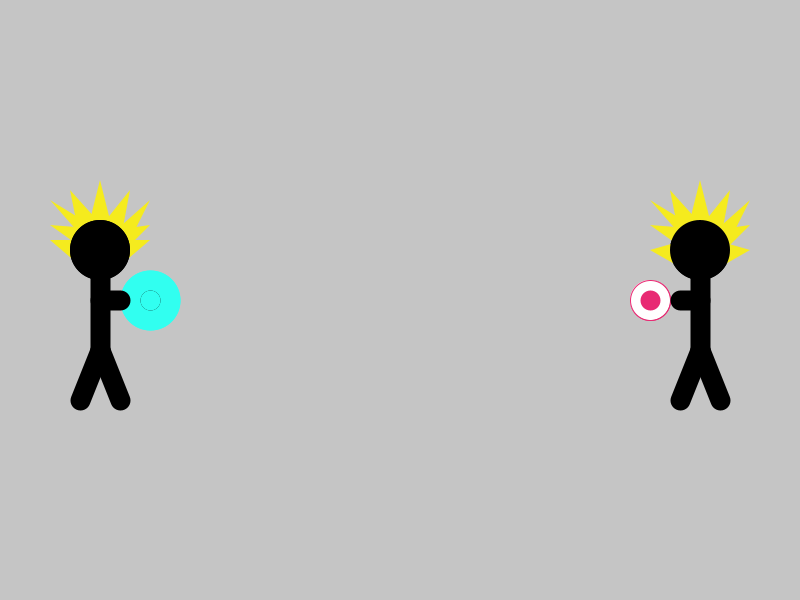
Frame 1 (no input)
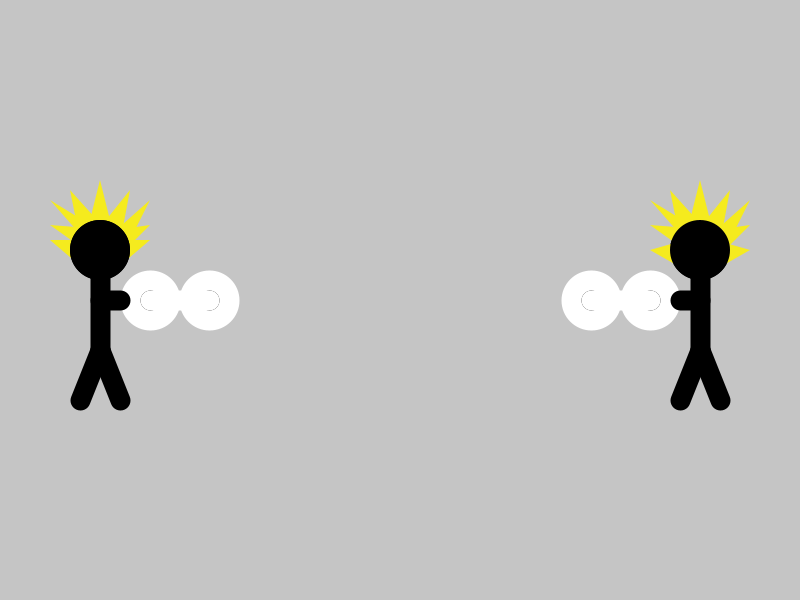
Frame 60 (the mouse pressed at the canvas centre just before this capture)
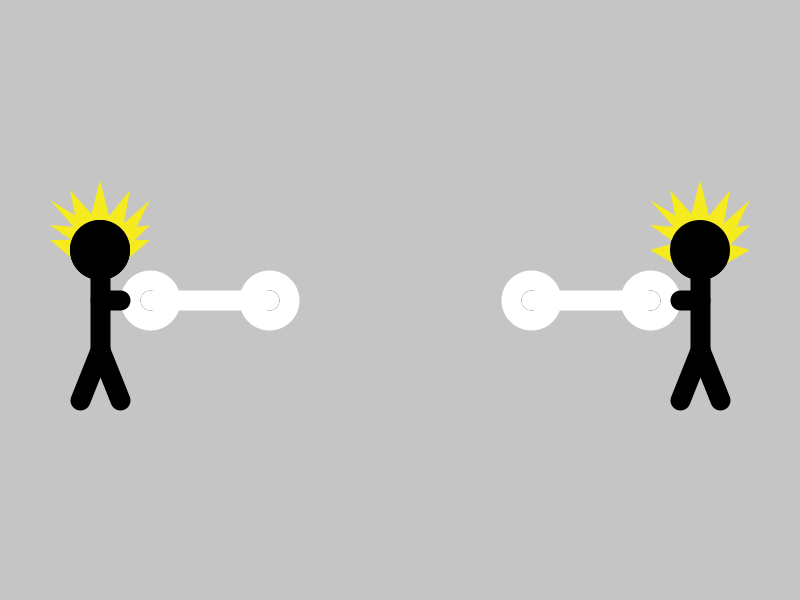
Frame 120 (the mouse held since frame 60 and released just before this capture)

The Processing sketch that drew these frames (run headless with seeded random() and noise(); from frame 60 on, the mouse is pressed at the canvas centre):

// Processing sketch: processing_70352
// ── processing_70352.pde

int blast2 = 650;
int q = 232;
int w = 42;
int e = 115;
int tip2 = 650;
int blast = 150;
int tip = 150;
int x = 49;
int y = 255;
int z = 240;
int impact = 60;
int c = 0;
int o = 600;
int t = 300;
int j = 400;
void setup()
{
  size(800,600);
  frameRate(80);
}
void draw()
{
  gallickgun();
  vegeta();
  hair();
  hair2();

  kamehameha();
  
  goku();
  
  
  
}
void gallickgun()
{
  background(197);
  stroke(q,w,e);
  q=q+23;
  w=w+213;
  e=e+140;
  if(q>255)
  {
    q=232;
  }
  if(q<232)
  {
    q=255;
  }
  if(w>255)
  {
    w=42;
  }
  if(w<42)
  {
    w=255;
  }
  if(e>255)
  {
    e=115;
  }
  if(e<115)
  {
    e=255;
  }
  ellipse(tip2,300,40,40);
  ellipse(650,300,40,40);
  tip2=tip2-1;
  if(tip2<400)
  {
    tip2=400;
  }
  strokeWeight(20);
  line(blast2,300,650,300);
  blast2=blast2-1;
  if(blast2<400)
   {
     frameRate(10);
    noStroke(); 
    fill(147,26,4);
    ellipse(400,300,impact,impact);
    impact=impact+10;
  }
  if(impact>900)
  {
    background(147-c,26-c,4-c);
    c=c+1;
  }
  if(c>147)
  {
    println("The End");
    fill(255);
    textSize(100);
    text("The End",200,t);
    textSize(50);
    text("Credits:Joe Liang",200,j);
    t=t-1;
    j=j-1;
    
  }
  
  
}
void vegeta()
{
  stroke(0);
  line(700,250,700,350);
  line(700,300,680,300);
  line(700,350,680,400);
  line(700,350,720,400);
  noStroke();
  fill(0);
  ellipse(700,250,60,60);
}
void kamehameha()
{
  stroke(x,y,z);
  x=x+206;
  y=y+0;
  z=z+15;
  if(x>255)
  {
    x=49;
  }
  if(x<49)
  {
    x=255;
  }
  if(z>255)
  {
    z=240;
  }
  if(z<240)
  {
    z=255;
  }
  ellipse(tip,300,40,40);
  ellipse(150,300,40,40);
  tip=tip+1;
  if(tip>400)
  {
    tip=400;
  }
  strokeWeight(20);
  line(blast,300,150,300);
  blast=blast+1;
  if(blast>400)
  {
    noStroke();
    fill(147,26,4);
    ellipse(400,300,impact,impact);
    impact=impact+10;
  }
   if(impact>900)
  {
    background(147-c,26-c,4-c);
    c=c+1;
  }
  
  if(blast>400)
  {
    blast=400;
  }
  if(c>147)
  {
    println("The End");
    fill(255);
    textSize(100);
    text("The End",200,t);
    textSize(50);
    text("Credits:Joe Liang",200,j);
     t=t-1;
     j=j-1;
  }
  
}
void goku()
{
  stroke(0);
  line(100,250,100,350);
  line(100,300,120,300);
  line(100,350,80,400);
  line(100,350,120,400);
  noStroke();
  fill(0);
  ellipse(100,250,60,60);
  
  
  
}
void hair()
{
  fill(245,235,30);
  triangle(100,180,85,240,115,240);
  triangle(50,240,85,240,85,270);
  triangle(50,200,85,240,115,240);
  triangle(150,240,115,240,115,270);
  triangle(150,200,105,240,115,270);
  triangle(130,190,90,240,115,270);
  triangle(70,190,80,240,115,240);
  triangle(50,225,85,250,115,230);
  triangle(150,225,115,230,105,270);
  fill(0);
  ellipse(100,250,60,60);
}
void hair2()
{
  fill(245,235,30);
  triangle(100+o,180,85+o,240,115+o,240);
  triangle(50+o,250,85+o,240,85+o,270);
  triangle(50+o,200,85+o,240,115+o,240);
  triangle(150+o,250,115+o,240,115+o,270);
  triangle(150+o,200,105+o,240,115+o,270);
  triangle(130+o,190,90+o,240,115+o,270);
  triangle(70+o,190,80+o,240,115+o,240);
  triangle(50+o,225,85+o,250,115+o,230);
  triangle(150+o,225,115+o,230,105+o,270);
  fill(0);
  ellipse(100+o,250,60,60);
}
